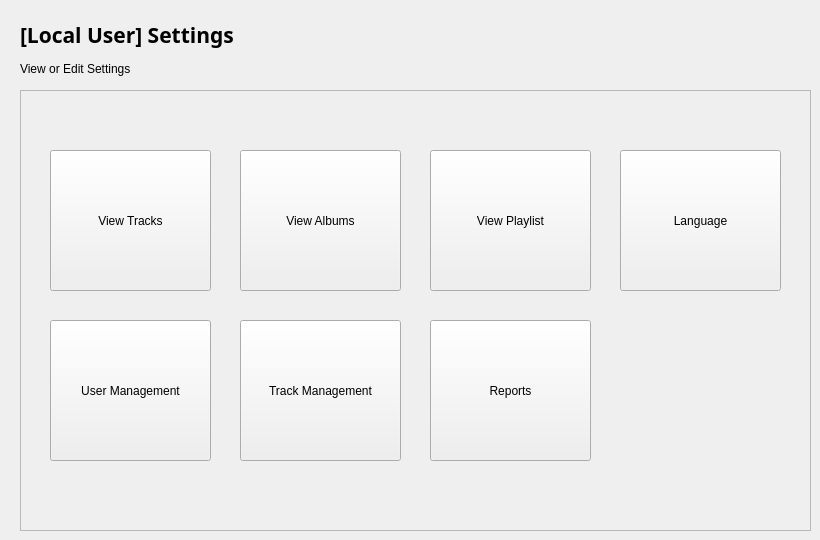
    <widget class="QWidget" name="settingsPage">
     <widget class="QWidget" name="layoutWidget">
      <property name="geometry">
       <rect>
        <x>20</x>
        <y>20</y>
        <width>791</width>
        <height>62</height>
       </rect>
      </property>
      <layout class="QVBoxLayout" name="heading_sp">
       <item>
        <widget class="QLabel" name="label_sp_2">
         <property name="font">
          <font>
           <family>Work Sans</family>
           <pointsize>16</pointsize>
           <bold>true</bold>
          </font>
         </property>
         <property name="styleSheet">
          <string notr="true"/>
         </property>
         <property name="text">
          <string>[Local User] Settings</string>
         </property>
        </widget>
       </item>
       <item>
        <widget class="QLabel" name="label_sp_1">
         <property name="text">
          <string>View or Edit Settings</string>
         </property>
        </widget>
       </item>
      </layout>
     </widget>
     <widget class="QFrame" name="buttonFrame_sp">
      <property name="geometry">
       <rect>
        <x>20</x>
        <y>90</y>
        <width>791</width>
        <height>441</height>
       </rect>
      </property>
      <property name="frameShape">
       <enum>QFrame::StyledPanel</enum>
      </property>
      <property name="frameShadow">
       <enum>QFrame::Raised</enum>
      </property>
      <widget class="QPushButton" name="userManagementButton">
       <property name="geometry">
        <rect>
         <x>30</x>
         <y>230</y>
         <width>161</width>
         <height>141</height>
        </rect>
       </property>
       <property name="text">
        <string>User Management</string>
       </property>
      </widget>
      <widget class="QPushButton" name="trackManagementButton">
       <property name="geometry">
        <rect>
         <x>220</x>
         <y>230</y>
         <width>161</width>
         <height>141</height>
        </rect>
       </property>
       <property name="text">
        <string>Track Management</string>
       </property>
      </widget>
      <widget class="QPushButton" name="viewPlaylistButton">
       <property name="geometry">
        <rect>
         <x>410</x>
         <y>60</y>
         <width>161</width>
         <height>141</height>
        </rect>
       </property>
       <property name="text">
        <string>View Playlist</string>
       </property>
      </widget>
      <widget class="QPushButton" name="viewSongsButton">
       <property name="geometry">
        <rect>
         <x>30</x>
         <y>60</y>
         <width>161</width>
         <height>141</height>
        </rect>
       </property>
       <property name="text">
        <string>View Tracks</string>
       </property>
      </widget>
      <widget class="QPushButton" name="viewAlbumsButton">
       <property name="geometry">
        <rect>
         <x>220</x>
         <y>60</y>
         <width>161</width>
         <height>141</height>
        </rect>
       </property>
       <property name="text">
        <string>View Albums</string>
       </property>
      </widget>
      <widget class="QPushButton" name="languageButton">
       <property name="geometry">
        <rect>
         <x>600</x>
         <y>60</y>
         <width>161</width>
         <height>141</height>
        </rect>
       </property>
       <property name="text">
        <string>Language</string>
       </property>
      </widget>
      <widget class="QPushButton" name="reportButton">
       <property name="geometry">
        <rect>
         <x>410</x>
         <y>230</y>
         <width>161</width>
         <height>141</height>
        </rect>
       </property>
       <property name="styleSheet">
        <string notr="true"/>
       </property>
       <property name="text">
        <string>Reports</string>
       </property>
      </widget>
     </widget>
    </widget>
